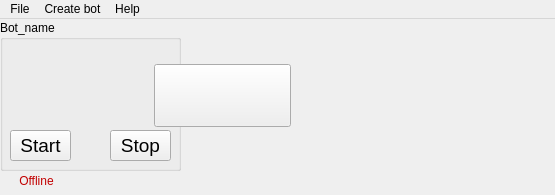
<?xml version="1.0" encoding="UTF-8"?>
<ui version="4.0">
 <class>MainWindow</class>
 <widget class="QMainWindow" name="MainWindow">
  <property name="geometry">
   <rect>
    <x>0</x>
    <y>0</y>
    <width>555</width>
    <height>195</height>
   </rect>
  </property>
  <property name="windowTitle">
   <string>MainWindow</string>
  </property>
  <widget class="QWidget" name="centralwidget">
   <widget class="QWidget" name="horizontalLayoutWidget">
    <property name="geometry">
     <rect>
      <x>0</x>
      <y>0</y>
      <width>291</width>
      <height>153</height>
     </rect>
    </property>
    <layout class="QHBoxLayout" name="horizontalLayout">
     <item>
      <widget class="QGroupBox" name="botGroupBox">
       <property name="minimumSize">
        <size>
         <width>181</width>
         <height>151</height>
        </size>
       </property>
       <property name="maximumSize">
        <size>
         <width>181</width>
         <height>151</height>
        </size>
       </property>
       <property name="title">
        <string>Bot_name</string>
       </property>
       <widget class="QPushButton" name="startBotButton">
        <property name="geometry">
         <rect>
          <x>10</x>
          <y>110</y>
          <width>61</width>
          <height>31</height>
         </rect>
        </property>
        <property name="font">
         <font>
          <pointsize>14</pointsize>
          <weight>50</weight>
          <bold>false</bold>
         </font>
        </property>
        <property name="text">
         <string>Start</string>
        </property>
       </widget>
       <widget class="QPushButton" name="stopBotButton">
        <property name="geometry">
         <rect>
          <x>110</x>
          <y>110</y>
          <width>61</width>
          <height>31</height>
         </rect>
        </property>
        <property name="font">
         <font>
          <pointsize>14</pointsize>
          <weight>50</weight>
          <bold>false</bold>
         </font>
        </property>
        <property name="text">
         <string>Stop</string>
        </property>
       </widget>
       <widget class="QLabel" name="botInfo">
        <property name="geometry">
         <rect>
          <x>10</x>
          <y>20</y>
          <width>161</width>
          <height>81</height>
         </rect>
        </property>
        <property name="text">
         <string/>
        </property>
        <property name="alignment">
         <set>Qt::AlignCenter</set>
        </property>
       </widget>
      </widget>
     </item>
     <item>
      <widget class="QPushButton" name="addBotButton">
       <property name="sizePolicy">
        <sizepolicy hsizetype="Fixed" vsizetype="Fixed">
         <horstretch>0</horstretch>
         <verstretch>0</verstretch>
        </sizepolicy>
       </property>
       <property name="font">
        <font>
         <pointsize>36</pointsize>
         <weight>75</weight>
         <bold>true</bold>
        </font>
       </property>
       <property name="layoutDirection">
        <enum>Qt::LeftToRight</enum>
       </property>
       <property name="autoFillBackground">
        <bool>false</bool>
       </property>
       <property name="text">
        <string/>
       </property>
       <property name="icon">
        <iconset>
         <normaloff>icons/plus.png</normaloff>icons/plus.png</iconset>
       </property>
       <property name="iconSize">
        <size>
         <width>75</width>
         <height>75</height>
        </size>
       </property>
      </widget>
     </item>
    </layout>
   </widget>
   <widget class="QFrame" name="frame">
    <property name="geometry">
     <rect>
      <x>-9</x>
      <y>137</y>
      <width>101</width>
      <height>41</height>
     </rect>
    </property>
    <widget class="QLabel" name="db_status_icon">
     <property name="geometry">
      <rect>
       <x>12</x>
       <y>18</y>
       <width>15</width>
       <height>15</height>
      </rect>
     </property>
     <property name="text">
      <string/>
     </property>
     <property name="pixmap">
      <pixmap>../../../Tech/bs.png</pixmap>
     </property>
     <property name="scaledContents">
      <bool>true</bool>
     </property>
    </widget>
    <widget class="QLabel" name="db_status_label">
     <property name="enabled">
      <bool>false</bool>
     </property>
     <property name="geometry">
      <rect>
       <x>22</x>
       <y>18</y>
       <width>47</width>
       <height>13</height>
      </rect>
     </property>
     <property name="palette">
      <palette>
       <active>
        <colorrole role="WindowText">
         <brush brushstyle="SolidPattern">
          <color alpha="255">
           <red>0</red>
           <green>131</green>
           <blue>0</blue>
          </color>
         </brush>
        </colorrole>
        <colorrole role="Dark">
         <brush brushstyle="SolidPattern">
          <color alpha="255">
           <red>194</red>
           <green>0</green>
           <blue>0</blue>
          </color>
         </brush>
        </colorrole>
        <colorrole role="Text">
         <brush brushstyle="SolidPattern">
          <color alpha="255">
           <red>0</red>
           <green>0</green>
           <blue>0</blue>
          </color>
         </brush>
        </colorrole>
        <colorrole role="ButtonText">
         <brush brushstyle="SolidPattern">
          <color alpha="255">
           <red>0</red>
           <green>0</green>
           <blue>0</blue>
          </color>
         </brush>
        </colorrole>
       </active>
       <inactive>
        <colorrole role="WindowText">
         <brush brushstyle="SolidPattern">
          <color alpha="255">
           <red>0</red>
           <green>131</green>
           <blue>0</blue>
          </color>
         </brush>
        </colorrole>
        <colorrole role="Dark">
         <brush brushstyle="SolidPattern">
          <color alpha="255">
           <red>194</red>
           <green>0</green>
           <blue>0</blue>
          </color>
         </brush>
        </colorrole>
        <colorrole role="Text">
         <brush brushstyle="SolidPattern">
          <color alpha="255">
           <red>0</red>
           <green>0</green>
           <blue>0</blue>
          </color>
         </brush>
        </colorrole>
        <colorrole role="ButtonText">
         <brush brushstyle="SolidPattern">
          <color alpha="255">
           <red>0</red>
           <green>0</green>
           <blue>0</blue>
          </color>
         </brush>
        </colorrole>
       </inactive>
       <disabled>
        <colorrole role="WindowText">
         <brush brushstyle="SolidPattern">
          <color alpha="255">
           <red>194</red>
           <green>0</green>
           <blue>0</blue>
          </color>
         </brush>
        </colorrole>
        <colorrole role="Dark">
         <brush brushstyle="SolidPattern">
          <color alpha="255">
           <red>194</red>
           <green>0</green>
           <blue>0</blue>
          </color>
         </brush>
        </colorrole>
        <colorrole role="Text">
         <brush brushstyle="SolidPattern">
          <color alpha="255">
           <red>194</red>
           <green>0</green>
           <blue>0</blue>
          </color>
         </brush>
        </colorrole>
        <colorrole role="ButtonText">
         <brush brushstyle="SolidPattern">
          <color alpha="255">
           <red>194</red>
           <green>0</green>
           <blue>0</blue>
          </color>
         </brush>
        </colorrole>
       </disabled>
      </palette>
     </property>
     <property name="font">
      <font>
       <weight>50</weight>
       <bold>false</bold>
      </font>
     </property>
     <property name="text">
      <string>Offline</string>
     </property>
     <property name="alignment">
      <set>Qt::AlignCenter</set>
     </property>
    </widget>
   </widget>
  </widget>
  <widget class="QMenuBar" name="menubar">
   <property name="geometry">
    <rect>
     <x>0</x>
     <y>0</y>
     <width>555</width>
     <height>21</height>
    </rect>
   </property>
   <widget class="QMenu" name="menuFile">
    <property name="title">
     <string>File</string>
    </property>
    <addaction name="actionPrivet"/>
    <addaction name="separator"/>
    <addaction name="actionExit"/>
   </widget>
   <widget class="QMenu" name="menuHelp">
    <property name="title">
     <string>Help</string>
    </property>
    <addaction name="actionContact_Baganec"/>
    <addaction name="actionContact_Germanec"/>
    <addaction name="actionAbout"/>
   </widget>
   <widget class="QMenu" name="menuFishers">
    <property name="title">
     <string>Create bot</string>
    </property>
    <addaction name="actionNew_fisher"/>
    <addaction name="actionNew_supplier"/>
    <addaction name="actionNew_farmer"/>
    <addaction name="actionNew_observer"/>
   </widget>
   <addaction name="menuFile"/>
   <addaction name="menuFishers"/>
   <addaction name="menuHelp"/>
  </widget>
  <action name="actionPrivet">
   <property name="text">
    <string>Privet😂</string>
   </property>
   <property name="statusTip">
    <string>Бесполезная кнопка</string>
   </property>
  </action>
  <action name="action_5">
   <property name="text">
    <string>😂</string>
   </property>
  </action>
  <action name="actionContact_Baganec">
   <property name="text">
    <string>Contact Baganec</string>
   </property>
  </action>
  <action name="actionContact_Germanec">
   <property name="text">
    <string>Contact Germanec</string>
   </property>
  </action>
  <action name="actionAbout">
   <property name="text">
    <string>About!</string>
   </property>
   <property name="statusTip">
    <string>О двух физиках, которым было лень рыбачить самим...</string>
   </property>
   <property name="shortcut">
    <string>Ctrl+M</string>
   </property>
  </action>
  <action name="actionExit">
   <property name="text">
    <string>Exit</string>
   </property>
  </action>
  <action name="actionNew_fisher">
   <property name="text">
    <string>New fisher</string>
   </property>
   <property name="statusTip">
    <string>Создает нового бота для рыбалки</string>
   </property>
  </action>
  <action name="actionNew_supplier">
   <property name="text">
    <string>New supplier</string>
   </property>
   <property name="statusTip">
    <string>Создает нового бота для раздачи ресурсов</string>
   </property>
  </action>
  <action name="actionNew_farmer">
   <property name="text">
    <string>New farmer</string>
   </property>
   <property name="statusTip">
    <string>Создает нового бота для фарма</string>
   </property>
  </action>
  <action name="actionNew_observer">
   <property name="text">
    <string>New observer</string>
   </property>
   <property name="statusTip">
    <string>Создает нового бота для наблюдения за ценами у брокера</string>
   </property>
  </action>
 </widget>
 <resources/>
 <connections/>
</ui>
